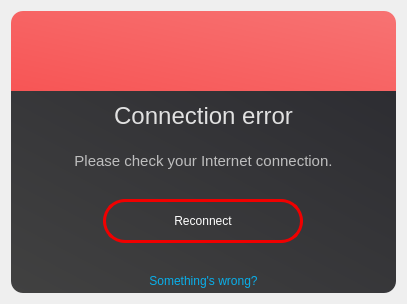
<?xml version="1.0" encoding="UTF-8"?>
<ui version="4.0">
 <class>Form</class>
 <widget class="QWidget" name="Form">
  <property name="geometry">
   <rect>
    <x>0</x>
    <y>0</y>
    <width>407</width>
    <height>304</height>
   </rect>
  </property>
  <property name="windowTitle">
   <string>Form</string>
  </property>
  <layout class="QVBoxLayout" name="verticalLayout">
   <item>
    <widget class="QFrame" name="frame">
     <property name="frameShape">
      <enum>QFrame::NoFrame</enum>
     </property>
     <property name="frameShadow">
      <enum>QFrame::Raised</enum>
     </property>
     <layout class="QVBoxLayout" name="verticalLayout_2">
      <property name="spacing">
       <number>0</number>
      </property>
      <property name="leftMargin">
       <number>0</number>
      </property>
      <property name="topMargin">
       <number>0</number>
      </property>
      <property name="rightMargin">
       <number>0</number>
      </property>
      <property name="bottomMargin">
       <number>0</number>
      </property>
      <item>
       <widget class="QFrame" name="frame_3">
        <property name="minimumSize">
         <size>
          <width>0</width>
          <height>80</height>
         </size>
        </property>
        <property name="maximumSize">
         <size>
          <width>16777215</width>
          <height>80</height>
         </size>
        </property>
        <property name="styleSheet">
         <string notr="true">background-color:  qlineargradient(spread:pad, x1:0, y1:1, x2:1, y2:0, stop:0 rgba(247, 85, 85, 255), stop:1 rgba(247, 115, 115, 255));
border-top-right-radius: 12px;
border-top-left-radius: 12px;</string>
        </property>
        <property name="frameShape">
         <enum>QFrame::NoFrame</enum>
        </property>
        <property name="frameShadow">
         <enum>QFrame::Raised</enum>
        </property>
        <layout class="QHBoxLayout" name="horizontalLayout_2">
         <property name="spacing">
          <number>4</number>
         </property>
         <property name="leftMargin">
          <number>8</number>
         </property>
         <property name="topMargin">
          <number>8</number>
         </property>
         <property name="rightMargin">
          <number>8</number>
         </property>
         <property name="bottomMargin">
          <number>8</number>
         </property>
         <item>
          <widget class="QFrame" name="frame_5">
           <property name="minimumSize">
            <size>
             <width>24</width>
             <height>0</height>
            </size>
           </property>
           <property name="maximumSize">
            <size>
             <width>24</width>
             <height>16777215</height>
            </size>
           </property>
           <property name="styleSheet">
            <string notr="true">background-color: none</string>
           </property>
           <property name="frameShape">
            <enum>QFrame::NoFrame</enum>
           </property>
           <property name="frameShadow">
            <enum>QFrame::Raised</enum>
           </property>
          </widget>
         </item>
         <item>
          <widget class="QPushButton" name="picture_alert">
           <property name="enabled">
            <bool>false</bool>
           </property>
           <property name="minimumSize">
            <size>
             <width>0</width>
             <height>60</height>
            </size>
           </property>
           <property name="maximumSize">
            <size>
             <width>16777215</width>
             <height>60</height>
            </size>
           </property>
           <property name="styleSheet">
            <string notr="true">background-color: transparent</string>
           </property>
           <property name="text">
            <string/>
           </property>
           <property name="icon">
            <iconset resource="images.qrc">
             <normaloff>:/images/images/warning.png</normaloff>
             <disabledoff>:/images/images/alert.png</disabledoff>:/images/images/warning.png</iconset>
           </property>
           <property name="iconSize">
            <size>
             <width>59</width>
             <height>59</height>
            </size>
           </property>
          </widget>
         </item>
         <item alignment="Qt::AlignTop">
          <widget class="QPushButton" name="button_close">
           <property name="minimumSize">
            <size>
             <width>13</width>
             <height>13</height>
            </size>
           </property>
           <property name="maximumSize">
            <size>
             <width>13</width>
             <height>13</height>
            </size>
           </property>
           <property name="cursor">
            <cursorShape>PointingHandCursor</cursorShape>
           </property>
           <property name="styleSheet">
            <string notr="true">QPushButton{
border-radius: 12px;
background-color: transparent;
image: url(:images/images/close.png) 20 20 20 20 strech
}

QPushButton:hover {

image: url(:images/images/hover_close.png)

}</string>
           </property>
           <property name="text">
            <string/>
           </property>
           <property name="iconSize">
            <size>
             <width>14</width>
             <height>14</height>
            </size>
           </property>
          </widget>
         </item>
        </layout>
       </widget>
      </item>
      <item>
       <widget class="QFrame" name="frame_2">
        <property name="minimumSize">
         <size>
          <width>0</width>
          <height>100</height>
         </size>
        </property>
        <property name="styleSheet">
         <string notr="true">QFrame {background-color: qlineargradient(spread:pad, x1:1, y1:0, x2:0, y2:1, stop:0 rgba(45, 45, 50, 255), stop:1 rgba(65, 65, 65, 255));
border-bottom-right-radius: 12px; border-bottom-left-radius: 12px}</string>
        </property>
        <property name="frameShape">
         <enum>QFrame::NoFrame</enum>
        </property>
        <property name="frameShadow">
         <enum>QFrame::Raised</enum>
        </property>
        <layout class="QVBoxLayout" name="verticalLayout_3" stretch="1,1,2,0">
         <property name="spacing">
          <number>0</number>
         </property>
         <property name="leftMargin">
          <number>0</number>
         </property>
         <property name="topMargin">
          <number>2</number>
         </property>
         <property name="rightMargin">
          <number>0</number>
         </property>
         <property name="bottomMargin">
          <number>5</number>
         </property>
         <item>
          <widget class="QLabel" name="label">
           <property name="maximumSize">
            <size>
             <width>16777215</width>
             <height>50</height>
            </size>
           </property>
           <property name="font">
            <font>
             <pointsize>18</pointsize>
            </font>
           </property>
           <property name="styleSheet">
            <string notr="true">color: rgb(225, 225, 225);
background-color: transparent;</string>
           </property>
           <property name="text">
            <string>Connection error</string>
           </property>
           <property name="alignment">
            <set>Qt::AlignCenter</set>
           </property>
          </widget>
         </item>
         <item alignment="Qt::AlignVCenter">
          <widget class="QLabel" name="label_2">
           <property name="maximumSize">
            <size>
             <width>16777215</width>
             <height>35</height>
            </size>
           </property>
           <property name="font">
            <font>
             <pointsize>11</pointsize>
            </font>
           </property>
           <property name="styleSheet">
            <string notr="true">color: rgb(190, 190, 190);background-color: transparent;</string>
           </property>
           <property name="text">
            <string>Please check your Internet connection.</string>
           </property>
           <property name="alignment">
            <set>Qt::AlignHCenter|Qt::AlignTop</set>
           </property>
          </widget>
         </item>
         <item alignment="Qt::AlignVCenter">
          <widget class="QFrame" name="frame_4">
           <property name="minimumSize">
            <size>
             <width>0</width>
             <height>60</height>
            </size>
           </property>
           <property name="styleSheet">
            <string notr="true">background-color: transparent;</string>
           </property>
           <property name="frameShape">
            <enum>QFrame::NoFrame</enum>
           </property>
           <property name="frameShadow">
            <enum>QFrame::Raised</enum>
           </property>
           <layout class="QVBoxLayout" name="verticalLayout_4">
            <property name="spacing">
             <number>0</number>
            </property>
            <property name="leftMargin">
             <number>7</number>
            </property>
            <property name="topMargin">
             <number>0</number>
            </property>
            <property name="rightMargin">
             <number>7</number>
            </property>
            <property name="bottomMargin">
             <number>7</number>
            </property>
            <item alignment="Qt::AlignHCenter|Qt::AlignTop">
             <widget class="QPushButton" name="reconnect_button">
              <property name="sizePolicy">
               <sizepolicy hsizetype="Minimum" vsizetype="Fixed">
                <horstretch>0</horstretch>
                <verstretch>0</verstretch>
               </sizepolicy>
              </property>
              <property name="minimumSize">
               <size>
                <width>200</width>
                <height>44</height>
               </size>
              </property>
              <property name="maximumSize">
               <size>
                <width>200</width>
                <height>44</height>
               </size>
              </property>
              <property name="cursor">
               <cursorShape>PointingHandCursor</cursorShape>
              </property>
              <property name="styleSheet">
               <string notr="true">QPushButton {
font: 13pt  &quot;Consolas&quot; ;
color: rgb(255, 255, 255);
border-radius: 22px;
border: 3px solid rgb(240, 0, 0)

}

QPushButton:hover {color: rgb(240, 0, 0)}

QPushButton:pressed {
background-color: rgb(240, 0, 0);
color: rgb(45, 45, 51)}</string>
              </property>
              <property name="text">
               <string>Reconnect</string>
              </property>
             </widget>
            </item>
           </layout>
          </widget>
         </item>
         <item alignment="Qt::AlignHCenter">
          <widget class="QPushButton" name="button_contact">
           <property name="minimumSize">
            <size>
             <width>0</width>
             <height>0</height>
            </size>
           </property>
           <property name="maximumSize">
            <size>
             <width>119</width>
             <height>17</height>
            </size>
           </property>
           <property name="cursor">
            <cursorShape>PointingHandCursor</cursorShape>
           </property>
           <property name="styleSheet">
            <string notr="true">QPushButton {color: rgb(9, 175, 234); background-color: transparent; border-radius: 0px}

QPushButton:hover {border-bottom: 1px solid rgb(9, 175, 234)}</string>
           </property>
           <property name="text">
            <string>Something's wrong?</string>
           </property>
          </widget>
         </item>
        </layout>
       </widget>
      </item>
     </layout>
    </widget>
   </item>
  </layout>
 </widget>
 <resources>
  <include location="images.qrc"/>
 </resources>
 <connections/>
</ui>
